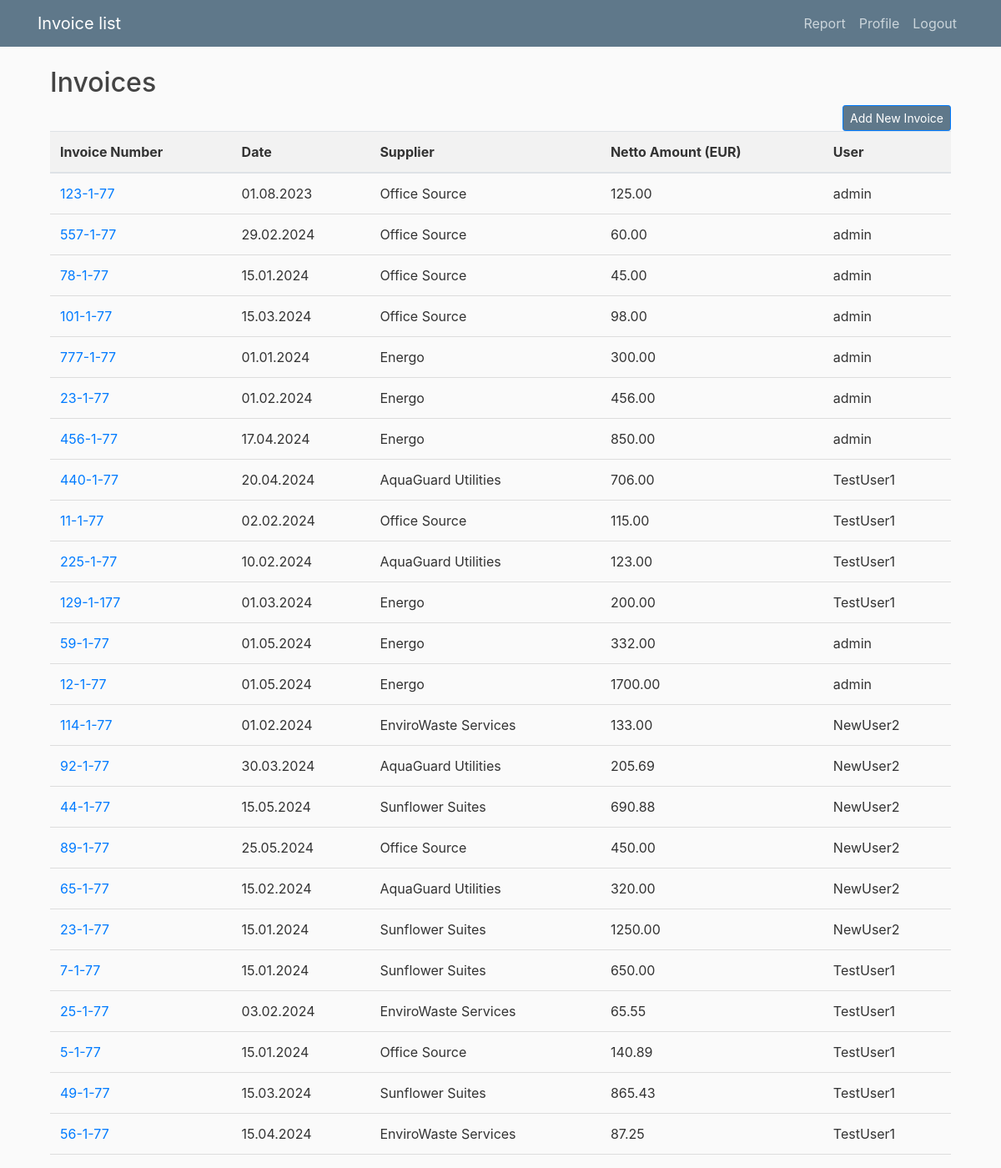
Before: / (signed in) with the older database file.
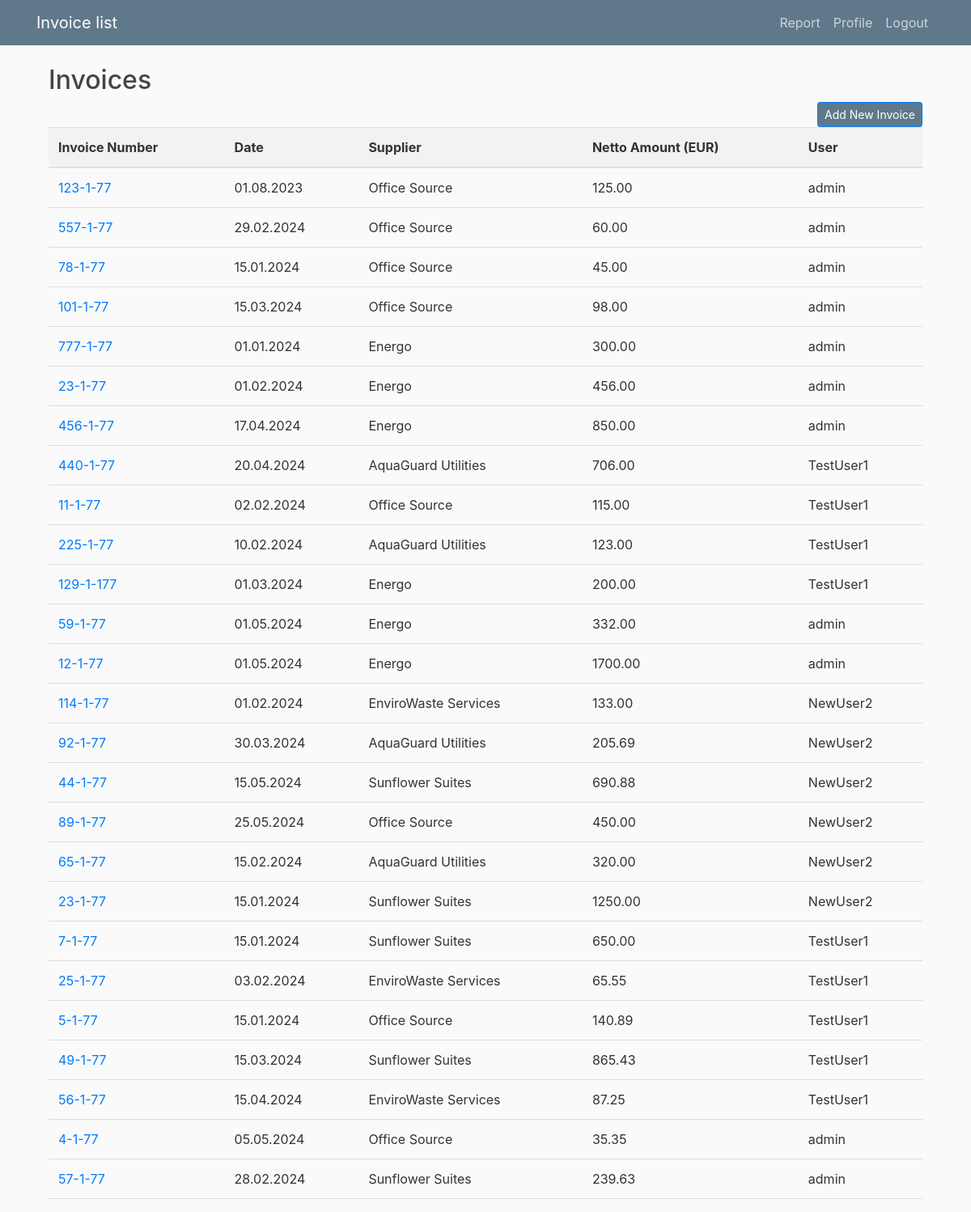
After: the same page with the newer database file.
### invoice/models.py (models this page shows, shortened)
class Invoice(models.Model):
    cost_code = models.ForeignKey(TypeOfCost, on_delete=models.CASCADE)
    cost_center_code = models.ForeignKey(CostCenter, on_delete=models.CASCADE)
    supplier = models.ForeignKey(Supplier, on_delete=models.CASCADE)
    netto_amount = models.DecimalField(max_digits=10, decimal_places=2)
    date = models.DateField()
    invoice_number = models.CharField(max_length=20)
    user = models.ForeignKey(User, on_delete=models.CASCADE)

class Supplier(models.Model):
	supplier_name = models.CharField(max_length=40)

### invoice/views.py (the view)
# urls.py: path('', views.home, name='invoice-home'),
@login_required
def home(request):
    types_of_cost = TypeOfCost.objects.all()
    cost_centers = CostCenter.objects.all()
    suppliers = Supplier.objects.all()
    user_invoices = Invoice.objects.filter(user=request.user)
    if request.user.is_staff or request.user.is_superuser:
        user_invoices = Invoice.objects.all()
    else:
        user_invoices = Invoice.objects.filter(user=request.user)
    return render(request, 'invoice/home.html', {'types_of_cost': types_of_cost, 'cost_centers': cost_centers, 'suppliers': suppliers, 'invoices': user_invoices, 'show_username': request.user.is_staff or request.user.is_superuser})

### users/templatetags/custom_filters.py (called while the page is built)
@register.filter
def format_number(value):
    try:
        locale.setlocale(locale.LC_ALL, 'it_IT.UTF-8')
        formatted_value = locale.format_string("%0.2f", value, grouping=True)
        return formatted_value
    except (ValueError, locale.Error):
        return value

### invoice/templates/invoice/home.html
{% extends "invoice/base.html" %}
{% block content %}
{% load custom_filters %}
    <div class="container">
        <h2>Invoices</h2>
        <a href="{% url 'create-invoice' %}" class="btn btn-primary btn-sm float-right bg-steel">Add New Invoice</a>
        <table class="table">
            <thead>
                <tr>
                    <th>Invoice Number</th>
                    <th>Date</th>
                    <th>Supplier</th>
                    <th>Netto Amount (EUR)</th>
                    {% if show_username %}
                        <th>User</th>
                    {% endif %}
                </tr>
            </thead>
            <tbody>
                {% for invoice in invoices %}
                <tr>
                    <td><a href="{% url 'invoice-detail' invoice.pk %}">{{ invoice.invoice_number }}</a></td>
                    <td>{{ invoice.date|date:"d.m.Y" }}</td>
                    <td>{{ invoice.supplier.supplier_name }}</td>
                    <td>{{ invoice.netto_amount |format_number }}</td>
                    {% if show_username %}
                            <td>{{ invoice.user.username }}</td>
                        {% endif %}
                </tr>
                {% endfor %}
            </tbody>
        </table>
    </div>
{% endblock content %}

Changed rows visible on the page:
added Invoice: invoice_number "4-1-77", date "05.05.2024", supplier.supplier_name "Office Source", netto_amount "35.35", user.username "admin"
added Invoice: invoice_number "57-1-77", date "28.02.2024", supplier.supplier_name "Sunflower Suites", netto_amount "239.63", user.username "admin"
